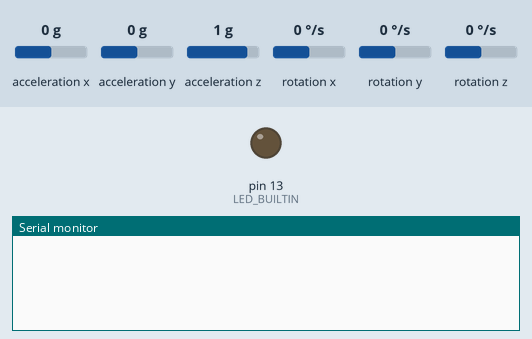
Simulated run of this sketch. Board: Arduino Uno, built with avr-gcc and run on an emulated ATmega328P. Parts: output pins drawn as LEDs (lit = HIGH), the last lines printed to the serial monitor. Wiring (inferred from the names in the program): MPU-6050 motion sensor at I2C address 0x68. The test bench sets the inputs (shaded band); at power-on: acceleration x 0 g, acceleration y 0 g, acceleration z 1 g, rotation x 0 °/s, rotation y 0 °/s, rotation z 0 °/s.

Above: at 0.1 s.
8.0 s: acceleration x set to -1.4 g
At 9.0 s:
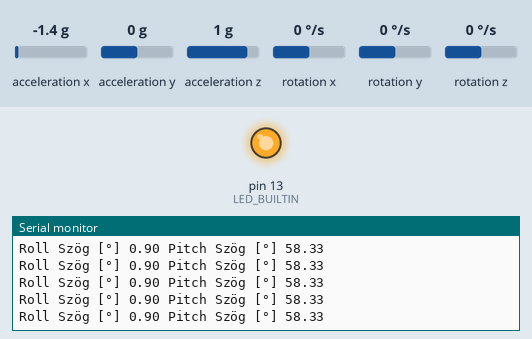
11.0 s: acceleration y set to 0.8 g
At 12.0 s:
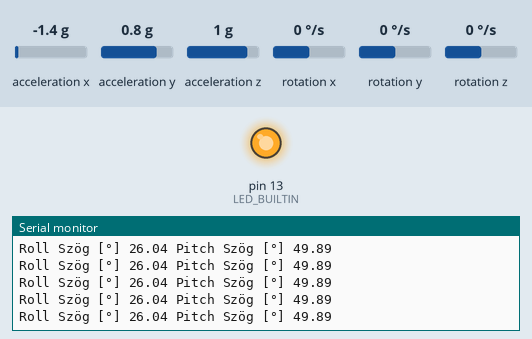
Timing chart, 0 to 14.0 s (numbered marks = the images above; inputs shaded):
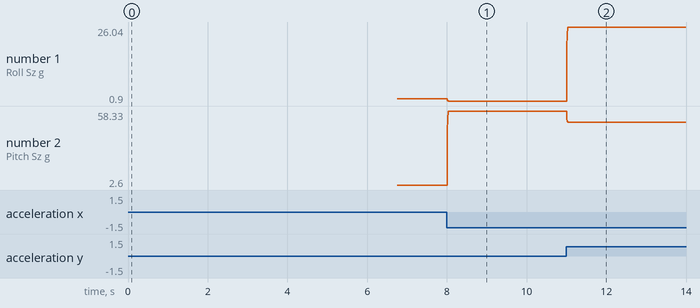

The sketch:

1D_Kalman_szog_meres.ino
```cpp
#include <Wire.h>  //I2C könyvtár

//számított szögsebességeknek változó
float Rate_Roll;
float Rate_Pitch;
float Rate_Yaw;

//kiszámmolt Acc értékek
float Acc_X;
float Acc_Y;
float Acc_Z;
//számított szögs változó
float Szog_Roll;
float Szog_Pitch;

//2000 mintavételt ezekhez adjuk hozzá
float Rate_Roll_Kalibracios = 0;
float Rate_Pitch_Kalibracios = 0;
float Rate_Yaw_Kalibracios = 0;
//for ciklus változói
int Kalibracios_int;
int Kalibracio_mintavetel_szam = 2000;

uint32_t Ciklus_Timer;

float Kalman_Szog_Roll = 0;
float Kalman_Bizonytalansag_Szog_Roll = 2 * 2;  //mivel feltételezzük nem vízszintes talajról indulnuk ezért 2° variancia

float Kalman_Szog_Pitch = 0;
float Kalman_Bizonytalansag_Szog_Pitch = 2 * 2;  //mivel feltételezzük nem vízszintes talajról indulnuk ezért 2° variancia

float Kalman_1D_kimenet[] = { 0, 0 };

void kalman_1d(float Kalman_allapot, float Kalman_Bizonytalansag, float Kalman_bemenet, float Kalman_meres) {
  Kalman_allapot = Kalman_allapot + Kalman_bemenet * 0.004;
  Kalman_Bizonytalansag = Kalman_Bizonytalansag + 0.004 * 0.004 * 4 * 4;
  float Kalman_erosites = Kalman_Bizonytalansag * 1 / (1 * Kalman_Bizonytalansag + 0.004 * 0.004 * 3 * 3);
  Kalman_allapot = Kalman_allapot + Kalman_erosites * (Kalman_meres - Kalman_allapot);
  Kalman_Bizonytalansag = (1 - Kalman_erosites) * Kalman_Bizonytalansag;
  Kalman_1D_kimenet[0] = Kalman_allapot;
  Kalman_1D_kimenet[1] = Kalman_Bizonytalansag;
}

void mpu_6050_regiszterek_beallitasa(void) {

  //MPU aktiválása (felébesztése)
  Wire.beginTransmission(0x68);  //MPU-val való komunikáció
  Wire.write(0x6B);              //kérés küldése a regiszer indítására
  Wire.write(0x00);              //MPU felébesztésének beleírása HEX-be
  Wire.endTransmission();        //küldés

  //42 Hz aluláteresztő beállítása
  Wire.beginTransmission(0x68);  //MPU-val való komunikáció
  Wire.write(0x1A);              //kérés küldése a regiszer indítására
  Wire.write(0x03);              //42 Hz beleírása HEX-be
  Wire.endTransmission();        //küldés

  // Girszkóp +-500 °/s beállítása 65.5 LSB/°/s
  Wire.beginTransmission(0x68);  //MPU-val való komunikáció
  Wire.write(0x1B);              //kérés küldése a regiszer indítására
  Wire.write(0x08);              //+-500 °/s beleírása HEX-be
  Wire.endTransmission();        //küldés

  //Gyorsulásmérő +-8g beállítása 4096 LSB/g
  Wire.beginTransmission(0x68);  //MPU-val való komunikáció
  Wire.write(0x1C);              //kérés küldése a regiszer indítására
  Wire.write(0x10);              //MPU felébesztésének beleírása HEX-be
  Wire.endTransmission();        //küldés
}

void gyro_acc_adat_olvasas(void) {

  //Girszkóp adatainak kiolvasása
  Wire.beginTransmission(0x68);  //MPU-val való komunikáció
  Wire.write(0x3B);              //Acc adatok itt keződnek
  Wire.endTransmission(false);
  Wire.requestFrom(0x68, 14);  // 14 bytot kérünk

  while (Wire.available() < 14) {}  // vár a 14 byte-ra

  //MPU 16 bites értékeit bele bitshiftelni egy 16 bites változóba mivel I2C rigsztereken csak 8 bites byte-okban kommunikál
  // << bitshift 8 bittel feltoljuk a 16 bites változó 15-8 bitjébe
  // | (bitwise OR) összekapcsolja a byte.okat
  int16_t Acc_XLSB = Wire.read() << 8 | Wire.read();
  int16_t Acc_YLSB = Wire.read() << 8 | Wire.read();
  int16_t Acc_ZLSB = Wire.read() << 8 | Wire.read();
  int16_t Temp = Wire.read() << 8 | Wire.read();
  int16_t Gyro_X = Wire.read() << 8 | Wire.read();
  int16_t Gyro_Y = Wire.read() << 8 | Wire.read();
  int16_t Gyro_Z = Wire.read() << 8 | Wire.read();


  // °/s szögsebességek kiszámolás mivel +-500°/s LSB 65.5/°/s
  // MPU 16 bites adat olvasás 2^16, +-500 = 1000 ------> 2^16/1000=65.536 ~ 65.5
  Rate_Roll = (float)Gyro_X / 65.5;
  Rate_Pitch = (float)Gyro_Y / 65.5;
  Rate_Yaw = (float)Gyro_Z / 65.5;

  //Alakítsd át a mért értékeket fizikai (valós) egységekbe.
  //a gyorsulásmérő nyers LSB értékeiből csinálsz g-t vagy m/s²-t (ha m/s^2 akkor * 9.81)
  Acc_X = (float)Acc_XLSB / 4096 - 0.0404;
  Acc_Y = (float)Acc_YLSB / 4096 + 0.0266;
  Acc_Z = (float)Acc_ZLSB / 4096 - 0.11188;

  //Szögek kiszámítása árkusz tangens fgv-el de  az Arduinoba Radiánt ad ezért meg kell szorzoni 180/pi vel pi=3.14159265359
  Szog_Roll = atan(Acc_Y / sqrt(Acc_X * Acc_X + Acc_Z * Acc_Z)) * (180.0 / PI);
  Szog_Pitch = atan(-Acc_X / sqrt(Acc_Y * Acc_Y + Acc_Z * Acc_Z)) * (180.0 / PI);
}

void setup() {

  Serial.begin(57600);
  pinMode(LED_BUILTIN, OUTPUT);

  Wire.setClock(400000);  //400kHz ClockSpeed MPU6050 adatlap írja I2C kommunikáció esetén
  Wire.begin();           //SDA, SCL
  delay(250);
  mpu_6050_regiszterek_beallitasa();

  //2000 mintavételes kalibráció
  for (Kalibracios_int = 0; Kalibracios_int < Kalibracio_mintavetel_szam; Kalibracios_int++) {
    gyro_acc_adat_olvasas();
    Rate_Roll_Kalibracios += Rate_Roll;
    Rate_Pitch_Kalibracios += Rate_Pitch;
    Rate_Yaw_Kalibracios += Rate_Yaw;
    delay(1);
  }
  //Mintavételi számmal való vissza osztás
  Rate_Roll_Kalibracios /= (float)Kalibracio_mintavetel_szam;
  Rate_Pitch_Kalibracios /= (float)Kalibracio_mintavetel_szam;
  Rate_Yaw_Kalibracios /= (float)Kalibracio_mintavetel_szam;

  digitalWrite(LED_BUILTIN, HIGH);

  Ciklus_Timer = micros();
}

void loop() {

  gyro_acc_adat_olvasas();  //Gyro adat olvasó fgv meghívása
  //Levonjuk az offset hibát az újra olvasott értékekből így közel 0°/s lesz minden

  Rate_Roll -= Rate_Roll_Kalibracios;
  Rate_Pitch -= Rate_Pitch_Kalibracios;
  Rate_Yaw -= Rate_Yaw_Kalibracios;

  kalman_1d(Kalman_Szog_Roll, Kalman_Bizonytalansag_Szog_Roll, Rate_Roll, Szog_Roll);
  Kalman_Szog_Roll = Kalman_1D_kimenet[0];
  Kalman_Bizonytalansag_Szog_Roll = Kalman_1D_kimenet[1];

  kalman_1d(Kalman_Szog_Pitch, Kalman_Bizonytalansag_Szog_Pitch, Rate_Pitch, Szog_Pitch);
  Kalman_Szog_Pitch = Kalman_1D_kimenet[0];
  Kalman_Bizonytalansag_Szog_Pitch = Kalman_1D_kimenet[1];

  Serial.print("Roll Szög [°] ");
  Serial.print(Kalman_Szog_Roll);
  Serial.print(" Pitch Szög [°] ");
  Serial.println(Kalman_Szog_Pitch);

  while (micros() - Ciklus_Timer < 4000)
    ;

  Ciklus_Timer = micros();
}
```

Measured:
- after the input at 8.0 s, the serial monitor: prints a new line at once (image 1)
- after the input at 11.0 s, the serial monitor: prints a new line at once (image 2)
- plotted number 1: 1.71 → 0.9 after the input at 8.0 s, 0.9 → 26.04 after the input at 11.0 s
- plotted number 2: 2.6 → 58.33 after the input at 8.0 s, 58.33 → 49.89 after the input at 11.0 s
